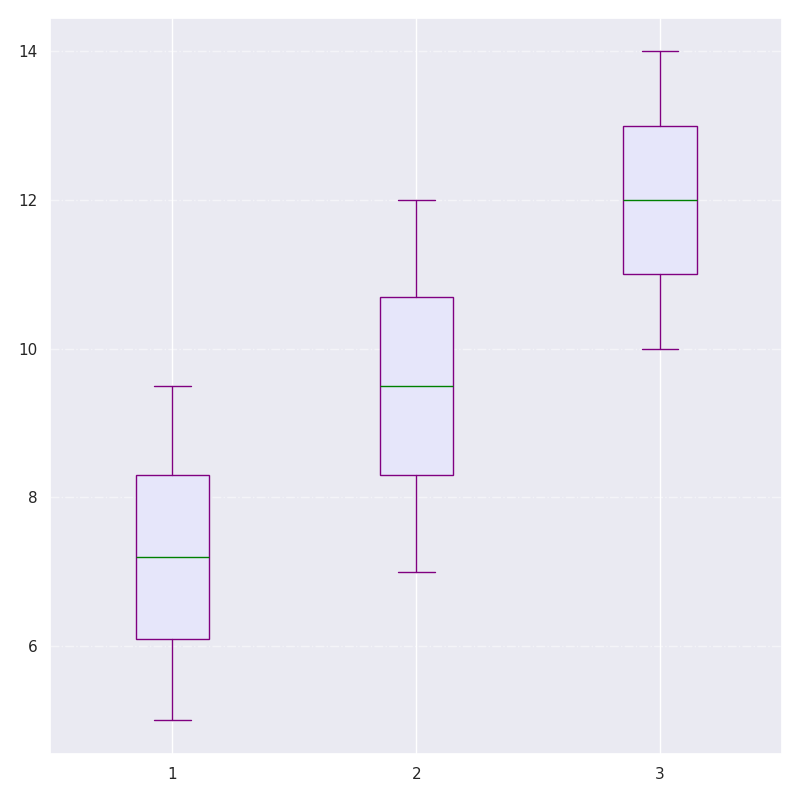

Write Python code to recreate this figure.
import matplotlib.pyplot as plt

# Data for fuel consumption (liters per 100km) for different vehicle types from 2000 to 2020
sedans = [9.5, 9.2, 8.9, 8.7, 8.5, 8.3, 8.0, 7.8, 7.6, 7.4, 7.2, 7.0, 6.8, 6.5, 6.3, 6.1, 5.9, 5.7, 5.5, 5.3, 5.0]
suvs = [12.0, 11.8, 11.5, 11.3, 11.0, 10.7, 10.5, 10.3, 10.0, 9.8, 9.5, 9.3, 9.0, 8.8, 8.5, 8.3, 8.0, 7.8, 7.5, 7.3, 7.0]
trucks = [14.0, 13.8, 13.6, 13.4, 13.2, 13.0, 12.8, 12.6, 12.4, 12.2, 12.0, 11.8, 11.6, 11.4, 11.2, 11.0, 10.8, 10.6, 10.4, 10.2, 10.0]

data = [sedans, suvs, trucks]

plt.figure(figsize=(8, 8))
plt.boxplot(data, vert=True, patch_artist=True, 
            boxprops=dict(facecolor='lavender', color='purple'),
            whiskerprops=dict(color='purple', linestyle='-'),
            capprops=dict(color='purple'),
            medianprops=dict(color='green', linestyle='-'),
            flierprops=dict(markerfacecolor='blue', marker='^', markersize=10, linestyle='none'))

plt.grid(axis='y', linestyle='-.', alpha=0.5)

plt.tight_layout()
plt.show()
